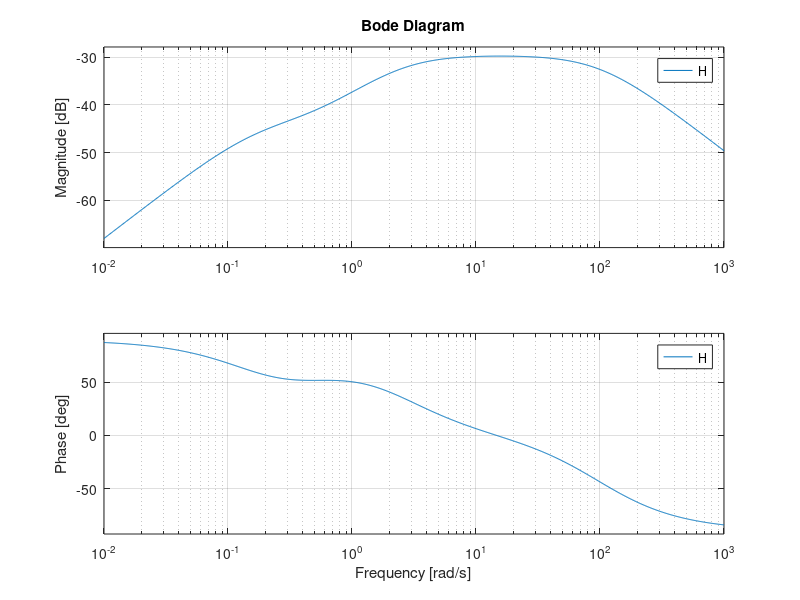

The MATLAB source for this figure:
clear all; close all; clc

% Define the symbolic variable s
s = tf('s');

% Define the transfer function
numerator = 100 * s * (10 * s + 5);
denominator = (30 * s + 5) * (s + 100) * (10 * s + 25);

H = numerator / denominator;

% Display the transfer function
disp('Transfer Function:');
disp(H);

% Plot the Bode plot
bode(H);
